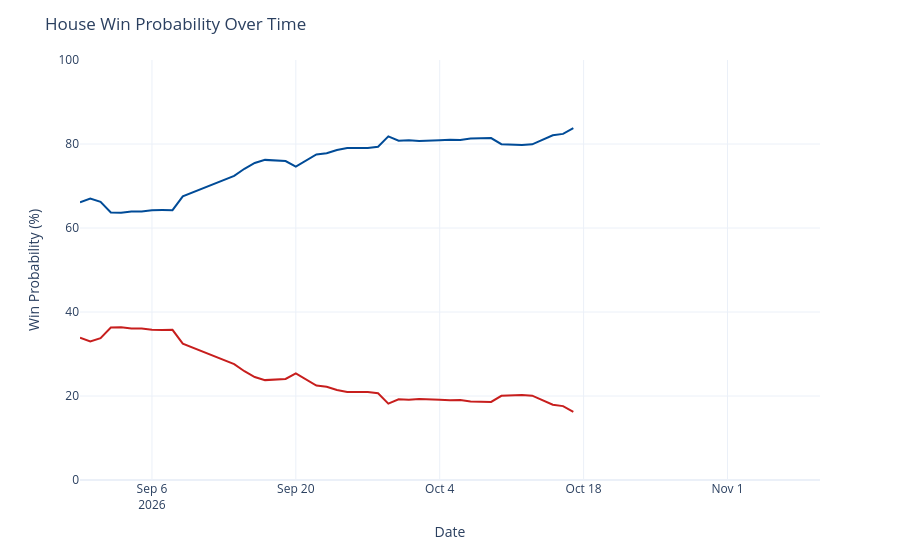

This figure's notebook cell:
### Code cell
chance_over_time = output_ts[(output_ts['geo'] == 'US House') &
                             (output_ts['type'] == 'chance')]
chance_over_time['rep_chance'] = chance_over_time['y'].map(lambda x: 100 - x)
chance_over_time = chance_over_time.rename({'y': 'Democrats', 'rep_chance': 'Republicans'}, axis=1)
chance_time_ser = px.line(chance_over_time, x='date', y=['Democrats', 'Republicans'], template='plotly_white',
                         color_discrete_map={'Democrats': '#004b97', 'Republicans': '#c71e1d'},)
chance_time_ser.update_traces(hovertemplate="%{y:.1f}%")
chance_time_ser.update_layout(
    xaxis=dict(range=[pd.to_datetime('2026-08-30'), pd.to_datetime('2026-11-10')]),
    yaxis=dict(range=[0, 100]),
    xaxis_title='Date',
    yaxis_title='Win Probability (%)',
    title=dict(text="House Win Probability Over Time"),
    hovermode="x",
    showlegend=False
)
chance_time_ser

### Figure 1 — Plotly figure (JSON) as saved in the notebook; plotly's stock layout.template omitted (floating-point values rounded to 4 significant figures)
{"data": [{"hovertemplate": "%{y:.1f}%", "legendgroup": "Democrats", "line": {"color": "#004b97", "dash": "solid"}, "marker": {"symbol": "circle"}, "mode": "lines", "name": "Democrats", "orientation": "v", "showlegend": true, "type": "scatter", "x": ["2026-08-30", "2026-08-31", "2026-09-01", "2026-09-02", "2026-09-03", "2026-09-04", "2026-09-05", "2026-09-06", "2026-09-07", "2026-09-08", "2026-09-09", "2026-09-14", "2026-09-15", "2026-09-16", "2026-09-17", "2026-09-18", "2026-09-19", "2026-09-20", "2026-09-21", "2026-09-22", "2026-09-23", "2026-09-24", "2026-09-25", "2026-09-26", "2026-09-27", "2026-09-28", "2026-09-29", "2026-09-30", "2026-10-01", "2026-10-02", "2026-10-03", "2026-10-04", "2026-10-05", "2026-10-06", "2026-10-07", "2026-10-08", "2026-10-09", "2026-10-10", "2026-10-11", "2026-10-12", "2026-10-13", "2026-10-15", "2026-10-16", "2026-10-17"], "xaxis": "x", "y": [66.12, 67.02, 66.25, 63.69, 63.65, 63.91, 63.91, 64.23, 64.27, 64.25, 67.54, 72.39, 74.1, 75.49, 76.22, 76.08, 75.94, 74.59, 76.12, 77.51, 77.78, 78.58, 79.05, 79.05, 79.05, 79.34, 81.82, 80.78, 80.9, 80.69, 80.7, 80.88, 81.01, 80.94, 81.32, 81.39, 81.42, 79.94, 79.78, 79.75, 79.92, 82.09, 82.41, 83.8], "yaxis": "y"}, {"hovertemplate": "%{y:.1f}%", "legendgroup": "Republicans", "line": {"color": "#c71e1d", "dash": "solid"}, "marker": {"symbol": "circle"}, "mode": "lines", "name": "Republicans", "orientation": "v", "showlegend": true, "type": "scatter", "x": ["2026-08-30", "2026-08-31", "2026-09-01", "2026-09-02", "2026-09-03", "2026-09-04", "2026-09-05", "2026-09-06", "2026-09-07", "2026-09-08", "2026-09-09", "2026-09-14", "2026-09-15", "2026-09-16", "2026-09-17", "2026-09-18", "2026-09-19", "2026-09-20", "2026-09-21", "2026-09-22", "2026-09-23", "2026-09-24", "2026-09-25", "2026-09-26", "2026-09-27", "2026-09-28", "2026-09-29", "2026-09-30", "2026-10-01", "2026-10-02", "2026-10-03", "2026-10-04", "2026-10-05", "2026-10-06", "2026-10-07", "2026-10-08", "2026-10-09", "2026-10-10", "2026-10-11", "2026-10-12", "2026-10-13", "2026-10-15", "2026-10-16", "2026-10-17"], "xaxis": "x", "y": [33.88, 32.98, 33.75, 36.31, 36.35, 36.09, 36.09, 35.77, 35.73, 35.75, 32.46, 27.61, 25.9, 24.51, 23.78, 23.92, 24.06, 25.41, 23.88, 22.49, 22.22, 21.42, 20.95, 20.95, 20.95, 20.66, 18.18, 19.22, 19.1, 19.31, 19.3, 19.12, 18.99, 19.06, 18.68, 18.61, 18.58, 20.06, 20.22, 20.25, 20.08, 17.91, 17.59, 16.2], "yaxis": "y"}], "layout": {"hovermode": "x", "legend": {"title": {"text": "variable"}, "tracegroupgap": 0}, "margin": {"t": 60}, "showlegend": false, "title": {"text": "House Win Probability Over Time"}, "xaxis": {"anchor": "y", "domain": [0, 1], "range": ["2026-08-30T00:00:00", "2026-11-10T00:00:00"], "title": {"text": "Date"}}, "yaxis": {"anchor": "x", "domain": [0, 1], "range": [0, 100], "title": {"text": "Win Probability (%)"}}}}
